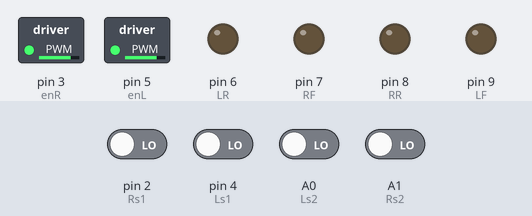
A sketch run on a simulated Arduino Uno, built with avr-gcc and run on an emulated ATmega328P. Parts: switched loads named in the sketch (green lamp = pin HIGH), output pins drawn as LEDs (lit = HIGH). The inputs (shaded band) are chosen by the test bench; at power-on: A0 (Ls2), A1 (Rs2), pin 2 (Rs1), pin 4 (Ls1) LOW. What the sketch prints to the serial monitor is not drawn.

Above: at 0.1 s.
Timing chart, 0 to 1.6 s (numbered marks = the images above):
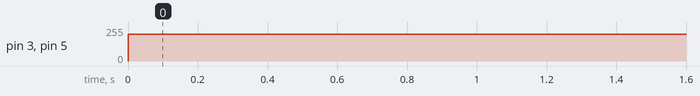

Measured:
- by itself, pin 3 (enR), pin 5 (enL): 0/255 → 200/255 at 0.00 s

The sketch:

sketch_oct21a.ino
```cpp
//senser
int Ls1 = 4;
int Ls2 = A0;
int Rs1 = 2;
int Rs2 = A1;
//Right motor
int enL = 5;
int RF = 7;
int RR = 8;

//Left motor
int enR = 3;
int LF = 9;
int LR = 6;


void setup()
{


  pinMode(enR, OUTPUT);
  pinMode(RF, OUTPUT);
  pinMode(RR, OUTPUT);

  pinMode(enL, OUTPUT);
  pinMode(LF, OUTPUT);
  pinMode(LR, OUTPUT);

  Serial.begin(9600);


  pinMode(Ls1, INPUT);
  pinMode(Ls2, INPUT);
  pinMode(Rs1, INPUT);
  pinMode(Rs2, INPUT);
}

void loop() {
  int Ls1 = digitalRead(4);
  int Ls2 = digitalRead(A0);
  int Rs1 = digitalRead(2);
  int Rs2 = digitalRead(A1);

  Serial.print(Ls2);
  Serial.print("_");
  Serial.println(Rs2);

  analogWrite(enL, 200);
  analogWrite(enR, 200);

  if  (Ls2 > 300 && Rs2 > 300)//forwad
  {
    digitalWrite(7, HIGH);
    digitalWrite(9, HIGH);
    delay(100);
    digitalWrite(7, LOW);
    digitalWrite(9, LOW);///ok

  }  }
```
